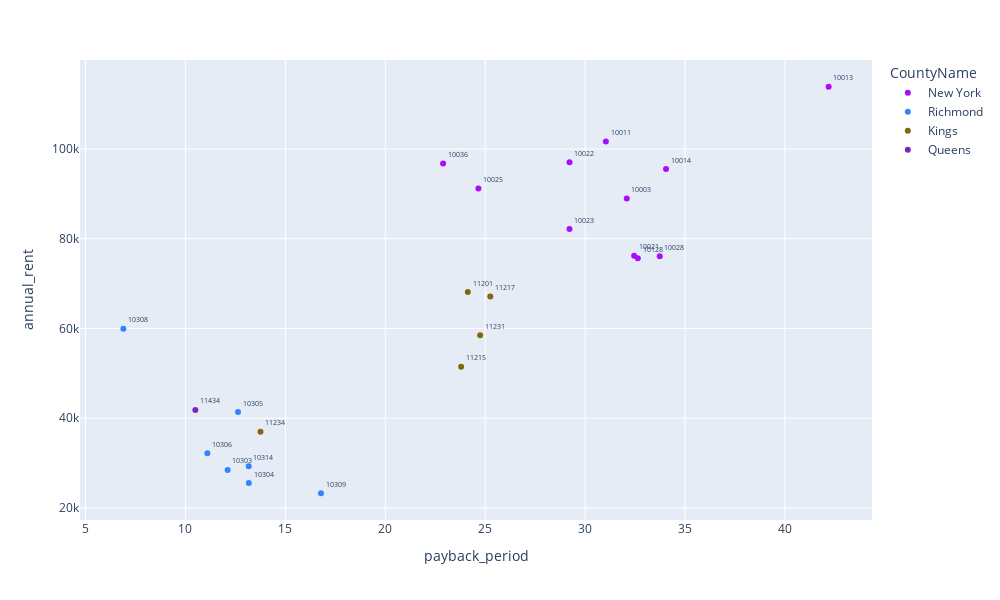

This figure's notebook cell:
### Markdown cell above
Insights :- The zipcode 10308 on the extreme left is a sweet spot for high annual rent with low payback.
The zipcodes in the middle are also worth considering though there high costs may put of conservative investors.
The new york counties has extremely high rent by the high property costs.

### Code cell
fig=px.scatter(dat,x="payback_period",y="annual_rent",color="CountyName",color_discrete_sequence=px.colors.qualitative.Alphabet,text="zipcode")
fig.update_traces(textposition='top right',textfont_size=7)
fig.update_layout(height=600, width=1000)

### Figure 1 — Plotly figure (JSON) as saved in the notebook; plotly's stock layout.template omitted (floating-point values rounded to 4 significant figures)
{"data": [{"hoverlabel": {"namelength": 0}, "hovertemplate": "CountyName=New York<br>payback_period=%{x}<br>annual_rent=%{y}<br>zipcode=%{text}", "legendgroup": "New York", "marker": {"color": "#AA0DFE", "symbol": "circle"}, "mode": "markers+text", "name": "New York", "showlegend": true, "text": ["10003", "10011", "10013", "10014", "10021", "10022", "10023", "10025", "10028", "10036", "10128"], "textfont": {"size": 7}, "textposition": "top right", "type": "scatter", "x": [32.08, 31.04, 42.18, 34.05, 32.45, 29.22, 29.22, 24.66, 33.73, 22.89, 32.63], "xaxis": "x", "y": [88980.0, 101700.0, 113900.0, 95530.0, 76180.0, 97070.0, 82160.0, 91190.0, 76070.0, 96780.0, 75630.0], "yaxis": "y"}, {"hoverlabel": {"namelength": 0}, "hovertemplate": "CountyName=Richmond<br>payback_period=%{x}<br>annual_rent=%{y}<br>zipcode=%{text}", "legendgroup": "Richmond", "marker": {"color": "#3283FE", "symbol": "circle"}, "mode": "markers+text", "name": "Richmond", "showlegend": true, "text": ["10303", "10304", "10305", "10306", "10308", "10309", "10314"], "textfont": {"size": 7}, "textposition": "top right", "type": "scatter", "x": [12.11, 13.17, 12.63, 11.1, 6.894, 16.78, 13.17], "xaxis": "x", "y": [28470, 25550, 41360.0, 32170.0, 59950.0, 23270.0, 29290.0], "yaxis": "y"}, {"hoverlabel": {"namelength": 0}, "hovertemplate": "CountyName=Kings<br>payback_period=%{x}<br>annual_rent=%{y}<br>zipcode=%{text}", "legendgroup": "Kings", "marker": {"color": "#85660D", "symbol": "circle"}, "mode": "markers+text", "name": "Kings", "showlegend": true, "text": ["11201", "11215", "11217", "11231", "11234"], "textfont": {"size": 7}, "textposition": "top right", "type": "scatter", "x": [24.13, 23.8, 25.25, 24.75, 13.76], "xaxis": "x", "y": [68110.0, 51465, 67110.0, 58470.0, 36990.0], "yaxis": "y"}, {"hoverlabel": {"namelength": 0}, "hovertemplate": "CountyName=Queens<br>payback_period=%{x}<br>annual_rent=%{y}<br>zipcode=%{text}", "legendgroup": "Queens", "marker": {"color": "#782AB6", "symbol": "circle"}, "mode": "markers+text", "name": "Queens", "showlegend": true, "text": ["11434"], "textfont": {"size": 7}, "textposition": "top right", "type": "scatter", "x": [10.5], "xaxis": "x", "y": [41830.0], "yaxis": "y"}], "layout": {"height": 600, "legend": {"title": {"text": "CountyName"}, "tracegroupgap": 0}, "margin": {"t": 60}, "width": 1000, "xaxis": {"anchor": "y", "domain": [0, 1], "title": {"text": "payback_period"}}, "yaxis": {"anchor": "x", "domain": [0, 1], "title": {"text": "annual_rent"}}}}
